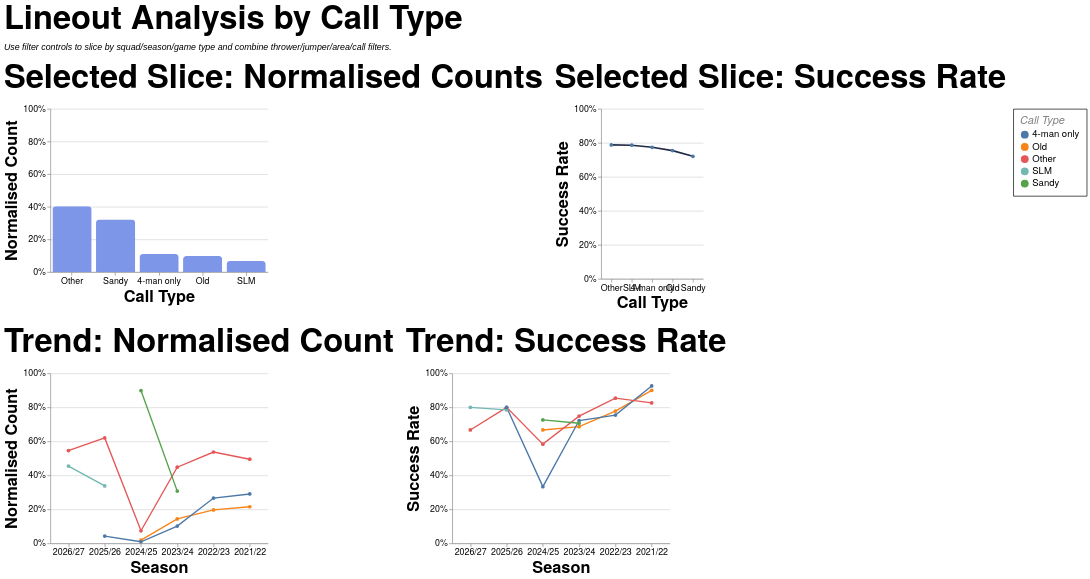

Express this chart as Vega-Lite.
### Vega-Lite specification from a JSON file in a GitHub repository (floating-point values rounded to 4 significant figures; data arrays with more than 128 entries replaced by an {"elided": "..."} marker saying what was removed)
{"config": {"axis": {"labelFont": "PT Sans Narrow, Helvetica Neue, Helvetica, Arial, sans-serif", "titleFont": "PT Sans Narrow, Helvetica Neue, Helvetica, Arial, sans-serif", "labelFontSize": 13, "titleFontSize": 24, "gridColor": "#202947", "gridOpacity": 0.2, "zindex": 1}, "text": {"font": "Lato, sans-serif"}, "bar": {"cornerRadiusEnd": 5}, "header": {"labelFont": "PT Sans Narrow, Helvetica Neue, Helvetica, Arial, sans-serif", "titleFont": "PT Sans Narrow, Helvetica Neue, Helvetica, Arial, sans-serif", "labelFontSize": 24, "titleFontSize": 28, "labelFontWeight": "bold", "orient": "left"}, "legend": {"labelFont": "PT Sans Narrow, Helvetica Neue, Helvetica, Arial, sans-serif", "titleFont": "PT Sans Narrow, Helvetica Neue, Helvetica, Arial, sans-serif", "labelFontSize": 14, "titleFontSize": 16, "titlePadding": 5, "fillColor": "white", "strokeColor": "black", "padding": 10, "titleFontWeight": "lighter", "titleFontStyle": "italic", "titleColor": "gray", "offset": 10}, "title": {"font": "PT Sans Narrow, Helvetica Neue, Helvetica, Arial, sans-serif", "fontSize": 48, "fontWeight": "bold", "anchor": "start", "align": "center", "titlePadding": 20, "subtitlePadding": 10, "subtitleFontSize": 13, "subtitleColor": "", "subtitleFontStyle": "italic", "offset": 15, "color": "black"}, "axisX": {"labelAngle": 0}, "facet": {"title": null, "header": null, "align": {"row": "each", "column": "each"}, "spacing": 10}, "resolve": {"scale": {"y": "independent", "facet": "independent"}}, "background": "transparent", "scale": {"offsetBandPaddingOuter": 0.2, "offsetBandPaddingInner": 0.1}, "view": {"stroke": null, "background": "transparent"}}, "vconcat": [{"hconcat": [{"mark": {"type": "bar", "color": "#7d96e8"}, "encoding": {"tooltip": [{"field": "call_type", "title": "Call Type", "type": "nominal"}, {"field": "attempts", "format": ",.0f", "title": "Lineouts", "type": "quantitative"}, {"field": "share", "format": ".1%", "title": "Normalised Count", "type": "quantitative"}], "x": {"field": "call_type", "sort": "-y", "title": "Call Type", "type": "nominal"}, "y": {"axis": {"format": "%"}, "field": "share", "scale": {"domain": [0, 1]}, "title": "Normalised Count", "type": "quantitative"}}, "height": 240, "title": "Selected Slice: Normalised Counts", "transform": [{"filter": "(loSquad == 'All' || datum.squad == loSquad) && (loGameType == 'All' || (loGameType == 'League + Cup' && (datum.game_type == 'League' || datum.game_type == 'Cup')) || (loGameType == 'League only' && datum.game_type == 'League') || datum.game_type == loGameType) && (loOpposition == 'All' || datum.opposition == loOpposition) && (loThrower == 'All' || datum.thrower == loThrower) && (loJumper == 'All' || datum.jumper == loJumper) && (loArea == 'All' || datum.area == loArea) && (loNumbers == 'All' || datum.numbers == loNumbers) && (loCall == 'All' || datum.call == loCall) && (loCallType == 'All' || datum.call_type == loCallType)"}, {"filter": "(loSeason == 'All' || datum.season == loSeason)"}, {"aggregate": [{"op": "count", "as": "attempts"}, {"op": "sum", "field": "won", "as": "won"}], "groupby": ["call_type"]}, {"joinaggregate": [{"op": "sum", "field": "attempts", "as": "total_attempts"}]}, {"calculate": "datum.attempts / datum.total_attempts", "as": "share"}, {"calculate": "datum.won / datum.attempts", "as": "success_rate"}], "width": 320}, {"mark": {"type": "line", "color": "#202946", "point": true, "strokeWidth": 2.5}, "encoding": {"tooltip": [{"field": "call_type", "title": "Call Type", "type": "nominal"}, {"field": "won", "format": ",.0f", "title": "Won", "type": "quantitative"}, {"field": "attempts", "format": ",.0f", "title": "Lineouts", "type": "quantitative"}, {"field": "success_rate", "format": ".1%", "title": "Success Rate", "type": "quantitative"}], "x": {"field": "call_type", "sort": "-y", "title": "Call Type", "type": "nominal"}, "y": {"axis": {"format": "%"}, "field": "success_rate", "scale": {"domain": [0, 1]}, "title": "Success Rate", "type": "quantitative"}}, "height": 250, "title": "Selected Slice: Success Rate", "transform": [{"filter": "(loSquad == 'All' || datum.squad == loSquad) && (loGameType == 'All' || (loGameType == 'League + Cup' && (datum.game_type == 'League' || datum.game_type == 'Cup')) || (loGameType == 'League only' && datum.game_type == 'League') || datum.game_type == loGameType) && (loOpposition == 'All' || datum.opposition == loOpposition) && (loThrower == 'All' || datum.thrower == loThrower) && (loJumper == 'All' || datum.jumper == loJumper) && (loArea == 'All' || datum.area == loArea) && (loNumbers == 'All' || datum.numbers == loNumbers) && (loCall == 'All' || datum.call == loCall) && (loCallType == 'All' || datum.call_type == loCallType)"}, {"filter": "(loSeason == 'All' || datum.season == loSeason)"}, {"aggregate": [{"op": "count", "as": "attempts"}, {"op": "sum", "field": "won", "as": "won"}], "groupby": ["call_type"]}, {"joinaggregate": [{"op": "sum", "field": "attempts", "as": "total_attempts"}]}, {"calculate": "datum.attempts / datum.total_attempts", "as": "share"}, {"calculate": "datum.won / datum.attempts", "as": "success_rate"}], "width": {"step": 30}}], "spacing": 16}, {"hconcat": [{"mark": {"type": "line", "point": true, "strokeWidth": 2}, "encoding": {"color": {"field": "call_type", "title": "Call Type", "type": "nominal"}, "tooltip": [{"field": "season", "title": "Season", "type": "nominal"}, {"field": "call_type", "title": "Call Type", "type": "nominal"}, {"field": "attempts", "format": ",.0f", "title": "Lineouts", "type": "quantitative"}, {"field": "norm_count", "format": ".1%", "title": "Normalised Count", "type": "quantitative"}], "x": {"field": "season", "sort": "-x", "title": "Season", "type": "nominal"}, "y": {"axis": {"format": "%"}, "field": "norm_count", "scale": {"domain": [0, 1]}, "title": "Normalised Count", "type": "quantitative"}}, "height": 250, "title": "Trend: Normalised Count", "transform": [{"filter": "(loSquad == 'All' || datum.squad == loSquad) && (loGameType == 'All' || (loGameType == 'League + Cup' && (datum.game_type == 'League' || datum.game_type == 'Cup')) || (loGameType == 'League only' && datum.game_type == 'League') || datum.game_type == loGameType) && (loOpposition == 'All' || datum.opposition == loOpposition) && (loThrower == 'All' || datum.thrower == loThrower) && (loJumper == 'All' || datum.jumper == loJumper) && (loArea == 'All' || datum.area == loArea) && (loNumbers == 'All' || datum.numbers == loNumbers) && (loCall == 'All' || datum.call == loCall) && (loCallType == 'All' || datum.call_type == loCallType)"}, {"aggregate": [{"op": "count", "as": "attempts"}, {"op": "sum", "field": "won", "as": "won"}], "groupby": ["season", "call_type"]}, {"joinaggregate": [{"op": "sum", "field": "attempts", "as": "season_attempts"}], "groupby": ["season"]}, {"calculate": "datum.attempts / datum.season_attempts", "as": "norm_count"}, {"calculate": "datum.won / datum.attempts", "as": "success_rate"}], "width": 320}, {"mark": {"type": "line", "point": true, "strokeWidth": 2}, "encoding": {"color": {"field": "call_type", "title": "Call Type", "type": "nominal"}, "tooltip": [{"field": "season", "title": "Season", "type": "nominal"}, {"field": "call_type", "title": "Call Type", "type": "nominal"}, {"field": "won", "format": ",.0f", "title": "Won", "type": "quantitative"}, {"field": "attempts", "format": ",.0f", "title": "Lineouts", "type": "quantitative"}, {"field": "success_rate", "format": ".1%", "title": "Success Rate", "type": "quantitative"}], "x": {"field": "season", "sort": "-x", "title": "Season", "type": "nominal"}, "y": {"axis": {"format": "%"}, "field": "success_rate", "scale": {"domain": [0, 1]}, "title": "Success Rate", "type": "quantitative"}}, "height": 250, "title": "Trend: Success Rate", "transform": [{"filter": "(loSquad == 'All' || datum.squad == loSquad) && (loGameType == 'All' || (loGameType == 'League + Cup' && (datum.game_type == 'League' || datum.game_type == 'Cup')) || (loGameType == 'League only' && datum.game_type == 'League') || datum.game_type == loGameType) && (loOpposition == 'All' || datum.opposition == loOpposition) && (loThrower == 'All' || datum.thrower == loThrower) && (loJumper == 'All' || datum.jumper == loJumper) && (loArea == 'All' || datum.area == loArea) && (loNumbers == 'All' || datum.numbers == loNumbers) && (loCall == 'All' || datum.call == loCall) && (loCallType == 'All' || datum.call_type == loCallType)"}, {"aggregate": [{"op": "count", "as": "attempts"}, {"op": "sum", "field": "won", "as": "won"}], "groupby": ["season", "call_type"]}, {"joinaggregate": [{"op": "sum", "field": "attempts", "as": "season_attempts"}], "groupby": ["season"]}, {"calculate": "datum.attempts / datum.season_attempts", "as": "norm_count"}, {"calculate": "datum.won / datum.attempts", "as": "success_rate"}], "width": 320}], "spacing": 16}], "data": {"name": "data-409d90b0e07cadb9380d9584d322dd4d"}, "params": [{"name": "loSquad", "value": "All"}, {"name": "loSeason", "value": "All"}, {"name": "loGameType", "value": "All"}, {"name": "loOpposition", "value": "All"}, {"name": "loThrower", "value": "All"}, {"name": "loJumper", "value": "All"}, {"name": "loArea", "value": "All"}, {"name": "loNumbers", "value": "All"}, {"name": "loCall", "value": "All"}, {"name": "loCallType", "value": "All"}], "spacing": 22, "title": {"text": "Lineout Analysis by Call Type", "subtitle": "Use filter controls to slice by squad/season/game type and combine thrower/jumper/area/call filters."}, "$schema": "https://vega.github.io/schema/vega-lite/v5.20.1.json", "datasets": {"data-409d90b0e07cadb9380d9584d322dd4d": {"elided": "1247 records"}}}
